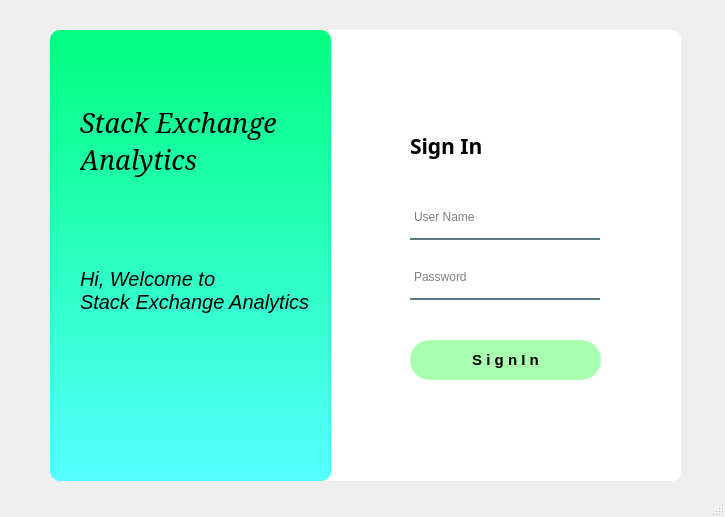
<?xml version="1.0" encoding="UTF-8"?>
<ui version="4.0">
 <class>MainWindow</class>
 <widget class="QMainWindow" name="MainWindow">
  <property name="geometry">
   <rect>
    <x>0</x>
    <y>0</y>
    <width>725</width>
    <height>517</height>
   </rect>
  </property>
  <property name="windowTitle">
   <string>MainWindow</string>
  </property>
  <widget class="QWidget" name="centralwidget">
   <widget class="QLabel" name="frontlabel">
    <property name="geometry">
     <rect>
      <x>50</x>
      <y>30</y>
      <width>281</width>
      <height>451</height>
     </rect>
    </property>
    <property name="font">
     <font>
      <family>Rockwell</family>
      <weight>50</weight>
      <bold>false</bold>
     </font>
    </property>
    <property name="styleSheet">
     <string notr="true">background-color: qlineargradient(spread:pad, x1:0, y1:0, x2:0, y2:1, stop:0 rgb(0, 255, 127), stop:1 #55ffff);
border-radius:10px;</string>
    </property>
    <property name="text">
     <string/>
    </property>
   </widget>
   <widget class="QLabel" name="backlabel">
    <property name="geometry">
     <rect>
      <x>50</x>
      <y>30</y>
      <width>631</width>
      <height>451</height>
     </rect>
    </property>
    <property name="styleSheet">
     <string notr="true">background-color:rgba(255,255,255,255);
border-radius:10px;</string>
    </property>
    <property name="text">
     <string/>
    </property>
   </widget>
   <widget class="QLabel" name="lbl_subheading">
    <property name="geometry">
     <rect>
      <x>80</x>
      <y>240</y>
      <width>261</width>
      <height>101</height>
     </rect>
    </property>
    <property name="font">
     <font>
      <family>MS Sans Serif</family>
      <pointsize>15</pointsize>
      <weight>9</weight>
      <italic>true</italic>
      <bold>false</bold>
     </font>
    </property>
    <property name="styleSheet">
     <string notr="true">color:rgba(0000);
font: ;
font: 75 italic 15pt &quot;MS Sans Serif&quot;;</string>
    </property>
    <property name="text">
     <string>Hi, Welcome to
Stack Exchange Analytics</string>
    </property>
   </widget>
   <widget class="QLabel" name="lbl_logo">
    <property name="geometry">
     <rect>
      <x>80</x>
      <y>100</y>
      <width>231</width>
      <height>81</height>
     </rect>
    </property>
    <property name="font">
     <font>
      <family>Elephant</family>
      <pointsize>20</pointsize>
      <weight>50</weight>
      <italic>true</italic>
      <bold>false</bold>
     </font>
    </property>
    <property name="styleSheet">
     <string notr="true">color:rgb(0, 0, 0);
font: ;
font: italic 20pt &quot;Elephant&quot;;</string>
    </property>
    <property name="text">
     <string>Stack Exchange 
Analytics</string>
    </property>
   </widget>
   <widget class="QLabel" name="heading_label">
    <property name="geometry">
     <rect>
      <x>410</x>
      <y>130</y>
      <width>101</width>
      <height>31</height>
     </rect>
    </property>
    <property name="font">
     <font>
      <family>Rockwell</family>
      <pointsize>16</pointsize>
      <weight>75</weight>
      <bold>true</bold>
     </font>
    </property>
    <property name="styleSheet">
     <string notr="true">color:(0,0,0,200);
font-size:18;
</string>
    </property>
    <property name="text">
     <string>Sign In</string>
    </property>
   </widget>
   <widget class="QLineEdit" name="UserLine">
    <property name="geometry">
     <rect>
      <x>410</x>
      <y>200</y>
      <width>190</width>
      <height>40</height>
     </rect>
    </property>
    <property name="font">
     <font>
      <pointsize>9</pointsize>
     </font>
    </property>
    <property name="styleSheet">
     <string notr="true">background-color:rgba(0,0,0,0);
border:2px solid rgba(0,0,0,0);
border-bottom-color:rgba(46,82,101,200);
color:rgb(0,0,0);
padding-bottom:7px;</string>
    </property>
    <property name="placeholderText">
     <string>User Name</string>
    </property>
   </widget>
   <widget class="QLineEdit" name="PassLine">
    <property name="geometry">
     <rect>
      <x>410</x>
      <y>260</y>
      <width>190</width>
      <height>40</height>
     </rect>
    </property>
    <property name="font">
     <font>
      <pointsize>9</pointsize>
     </font>
    </property>
    <property name="styleSheet">
     <string notr="true">background-color:rgba(0,0,0,0);
border:2px solid rgba(0,0,0,0);
border-bottom-color:rgba(46,82,101,200);
color:rgb(0,0,0);
padding-bottom:7px;</string>
    </property>
    <property name="echoMode">
     <enum>QLineEdit::Password</enum>
    </property>
    <property name="placeholderText">
     <string>Password</string>
    </property>
   </widget>
   <widget class="QPushButton" name="loginButton">
    <property name="geometry">
     <rect>
      <x>410</x>
      <y>340</y>
      <width>191</width>
      <height>40</height>
     </rect>
    </property>
    <property name="palette">
     <palette>
      <active>
       <colorrole role="WindowText">
        <brush brushstyle="SolidPattern">
         <color alpha="255">
          <red>0</red>
          <green>0</green>
          <blue>0</blue>
         </color>
        </brush>
       </colorrole>
       <colorrole role="Button">
        <brush brushstyle="SolidPattern">
         <color alpha="255">
          <red>167</red>
          <green>255</green>
          <blue>175</blue>
         </color>
        </brush>
       </colorrole>
       <colorrole role="Text">
        <brush brushstyle="SolidPattern">
         <color alpha="255">
          <red>0</red>
          <green>0</green>
          <blue>0</blue>
         </color>
        </brush>
       </colorrole>
       <colorrole role="ButtonText">
        <brush brushstyle="SolidPattern">
         <color alpha="255">
          <red>0</red>
          <green>0</green>
          <blue>0</blue>
         </color>
        </brush>
       </colorrole>
       <colorrole role="Base">
        <brush brushstyle="SolidPattern">
         <color alpha="255">
          <red>167</red>
          <green>255</green>
          <blue>175</blue>
         </color>
        </brush>
       </colorrole>
       <colorrole role="Window">
        <brush brushstyle="SolidPattern">
         <color alpha="255">
          <red>167</red>
          <green>255</green>
          <blue>175</blue>
         </color>
        </brush>
       </colorrole>
      </active>
      <inactive>
       <colorrole role="WindowText">
        <brush brushstyle="SolidPattern">
         <color alpha="255">
          <red>0</red>
          <green>0</green>
          <blue>0</blue>
         </color>
        </brush>
       </colorrole>
       <colorrole role="Button">
        <brush brushstyle="SolidPattern">
         <color alpha="255">
          <red>167</red>
          <green>255</green>
          <blue>175</blue>
         </color>
        </brush>
       </colorrole>
       <colorrole role="Text">
        <brush brushstyle="SolidPattern">
         <color alpha="255">
          <red>0</red>
          <green>0</green>
          <blue>0</blue>
         </color>
        </brush>
       </colorrole>
       <colorrole role="ButtonText">
        <brush brushstyle="SolidPattern">
         <color alpha="255">
          <red>0</red>
          <green>0</green>
          <blue>0</blue>
         </color>
        </brush>
       </colorrole>
       <colorrole role="Base">
        <brush brushstyle="SolidPattern">
         <color alpha="255">
          <red>167</red>
          <green>255</green>
          <blue>175</blue>
         </color>
        </brush>
       </colorrole>
       <colorrole role="Window">
        <brush brushstyle="SolidPattern">
         <color alpha="255">
          <red>167</red>
          <green>255</green>
          <blue>175</blue>
         </color>
        </brush>
       </colorrole>
      </inactive>
      <disabled>
       <colorrole role="WindowText">
        <brush brushstyle="SolidPattern">
         <color alpha="255">
          <red>0</red>
          <green>0</green>
          <blue>0</blue>
         </color>
        </brush>
       </colorrole>
       <colorrole role="Button">
        <brush brushstyle="SolidPattern">
         <color alpha="255">
          <red>167</red>
          <green>255</green>
          <blue>175</blue>
         </color>
        </brush>
       </colorrole>
       <colorrole role="Text">
        <brush brushstyle="SolidPattern">
         <color alpha="255">
          <red>0</red>
          <green>0</green>
          <blue>0</blue>
         </color>
        </brush>
       </colorrole>
       <colorrole role="ButtonText">
        <brush brushstyle="SolidPattern">
         <color alpha="255">
          <red>0</red>
          <green>0</green>
          <blue>0</blue>
         </color>
        </brush>
       </colorrole>
       <colorrole role="Base">
        <brush brushstyle="SolidPattern">
         <color alpha="255">
          <red>167</red>
          <green>255</green>
          <blue>175</blue>
         </color>
        </brush>
       </colorrole>
       <colorrole role="Window">
        <brush brushstyle="SolidPattern">
         <color alpha="255">
          <red>167</red>
          <green>255</green>
          <blue>175</blue>
         </color>
        </brush>
       </colorrole>
      </disabled>
     </palette>
    </property>
    <property name="font">
     <font>
      <pointsize>11</pointsize>
      <weight>75</weight>
      <bold>true</bold>
     </font>
    </property>
    <property name="styleSheet">
     <string notr="true">QPushButton{
	color: #000;
	background-color:rgb(167, 255, 175);
	border-radius:20px;
}
QPushButton:hover{
	color: #000;
	background-color:qlineargradient(spread:pad, x1:0, y1:0, x2:1, y2:0, stop:0 rgb(129, 255, 213), stop:1 rgb(133, 255, 106));;
	border-radius:20px;
}

</string>
    </property>
    <property name="text">
     <string>S i g n I n</string>
    </property>
    <property name="autoRepeat">
     <bool>false</bool>
    </property>
    <property name="autoExclusive">
     <bool>false</bool>
    </property>
   </widget>
   <zorder>backlabel</zorder>
   <zorder>frontlabel</zorder>
   <zorder>lbl_subheading</zorder>
   <zorder>lbl_logo</zorder>
   <zorder>heading_label</zorder>
   <zorder>UserLine</zorder>
   <zorder>PassLine</zorder>
   <zorder>loginButton</zorder>
  </widget>
  <widget class="QStatusBar" name="statusbar"/>
 </widget>
 <resources/>
 <connections/>
</ui>
